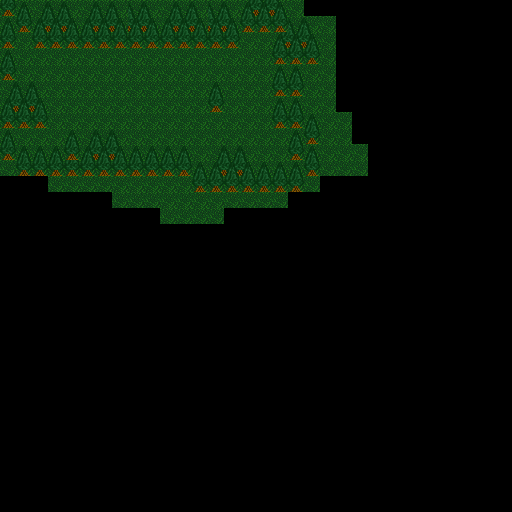

Tiled map render using the project's own tile images. Description and the map definition, with tile-layer contents summarised, below:
An orthogonal 32x32 tile map with 16x16 px tiles, 2 tile layers (Ground, Walls), 2 tilesets.

<map version="1.0" orientation="orthogonal" width="32" height="32" tilewidth="16" tileheight="16">
 <tileset firstgid="1" name="groundTiles" tilewidth="16" tileheight="16">
  <image source="groundTiles.png" trans="aaaa7f" width="32" height="16" />
 </tileset>
 <tileset firstgid="3" name="wallTiles" tilewidth="16" tileheight="16">
  <image source="wallTiles.png" trans="aaaa7f" width="64" height="48" />
 </tileset>
 <layer name="Ground" width="32" height="32">
  <data>[1024 cells, 267 non-empty, 1 distinct tile ids]</data>
 </layer>
 <layer name="Walls" width="32" height="32">
  <data>[1024 cells, 130 non-empty, 11 distinct tile ids]</data>
 </layer>
</map>
